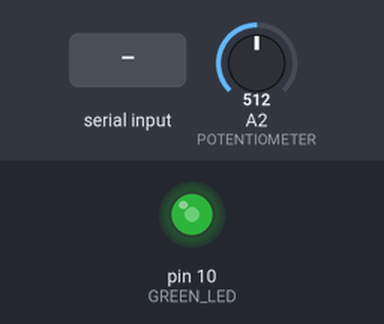
A sketch run on a simulated Arduino Uno, built with avr-gcc and run on an emulated ATmega328P. Shown: output pins drawn as LEDs (lit = HIGH). Inputs (shaded band) come from the test bench; at power-on: A2 (POTENTIOMETER) = 512. EEPROM starts erased.

Above: at 1.2 s.
1.3 s: A2 (POTENTIOMETER) set to 716
At 2.5 s:
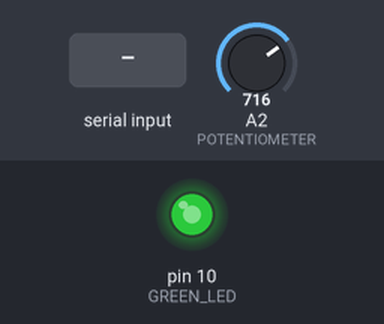
2.8 s: "90,45\n" received over Serial
At 3.1 s:
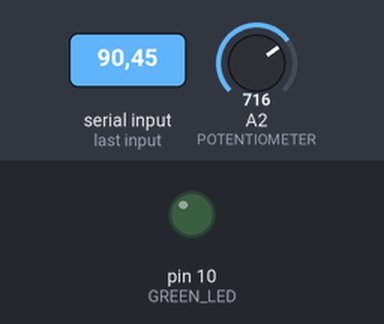
4.3 s: "30,150\n" received over Serial
At 5.4 s:
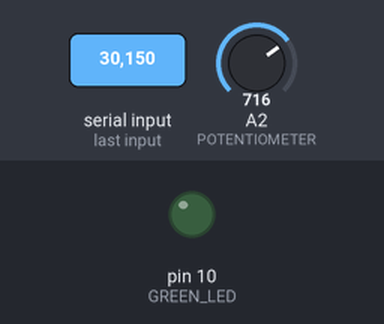
Timing chart, 0 to 7.3 s (numbered marks = the images above; inputs shaded):
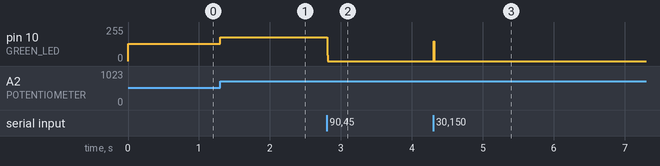

Measured:
- after the input at 1.3 s, pin 10 (GREEN_LED): 128/255 → 179/255 at once
- after the input at 2.8 s, pin 10 (GREEN_LED): 179/255 → 0/255 at once
- after the input at 4.3 s, pin 10 (GREEN_LED): 0/255 → 150/255 at once, → 0/255 0.01 s later

The sketch:

EEPROM.ino
```cpp
// EEPROM
/* The code initializes a maximum brightness value stored in EEPROM, updates it with
a serial monitor, and adjusts brightness the brightness of a green LED based on a
potentiometer. */

#include <EEPROM.h>  // Include EEPROM library to read/write from/to EEPROM memory

#define GREEN_LED 10
#define POTENTIOMETER A2
#define EEPROM_ADDRESS_MAX_BRIGHTNESS 350
#define MAX_BRIGHTNESS_DEFAULT 255

// Holds the maximum brightness value
byte maxBrightness;

void setup() {

  // Initializes LED and serial monitor
  Serial.begin(9600);
  Serial.setTimeout(10);
  pinMode(GREEN_LED, OUTPUT);

  // Reads the maximum brightness value stored in EEPROM
  maxBrightness = EEPROM.read(EEPROM_ADDRESS_MAX_BRIGHTNESS);

  // If the EEPROM value is 0, set it to the default maximum brightness
  if (maxBrightness == 0) {
    maxBrightness = MAX_BRIGHTNESS_DEFAULT;
  }
}

void loop() {
  // Check if there's data available in the serial buffer
  if (Serial.available() > 0) {
    int data = Serial.parseInt();  // Read the integer value from serial input
    // Check if the received data is within the valid brightness range
    if ((data >= 0) && (data < 256)) {
      // Write the received brightness value to EEPROM and update maxBrightness variable
      EEPROM.write(EEPROM_ADDRESS_MAX_BRIGHTNESS, data);
      maxBrightness = data;
    }
  }

  // Read the analog value from the potentiometer and scale it to obtain LED brightness
  byte LEDBrightness = analogRead(POTENTIOMETER) / 4;

  // Limit LED brightness to the maximum set brightness value
  if (LEDBrightness > maxBrightness) {
    LEDBrightness = maxBrightness;
  }

  // Set the LED brightness using PWM based on the calculated value
  analogWrite(GREEN_LED, LEDBrightness);
}
```
